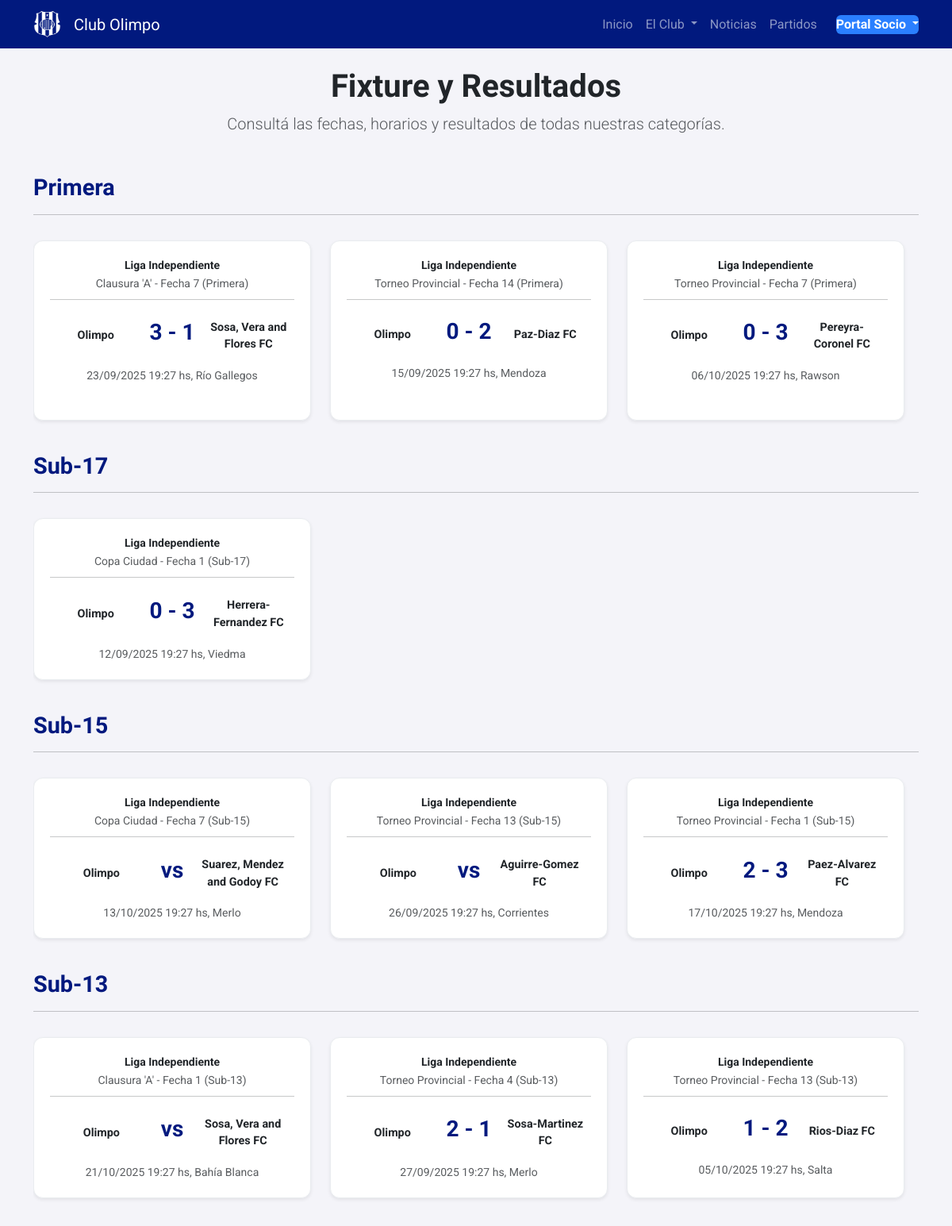
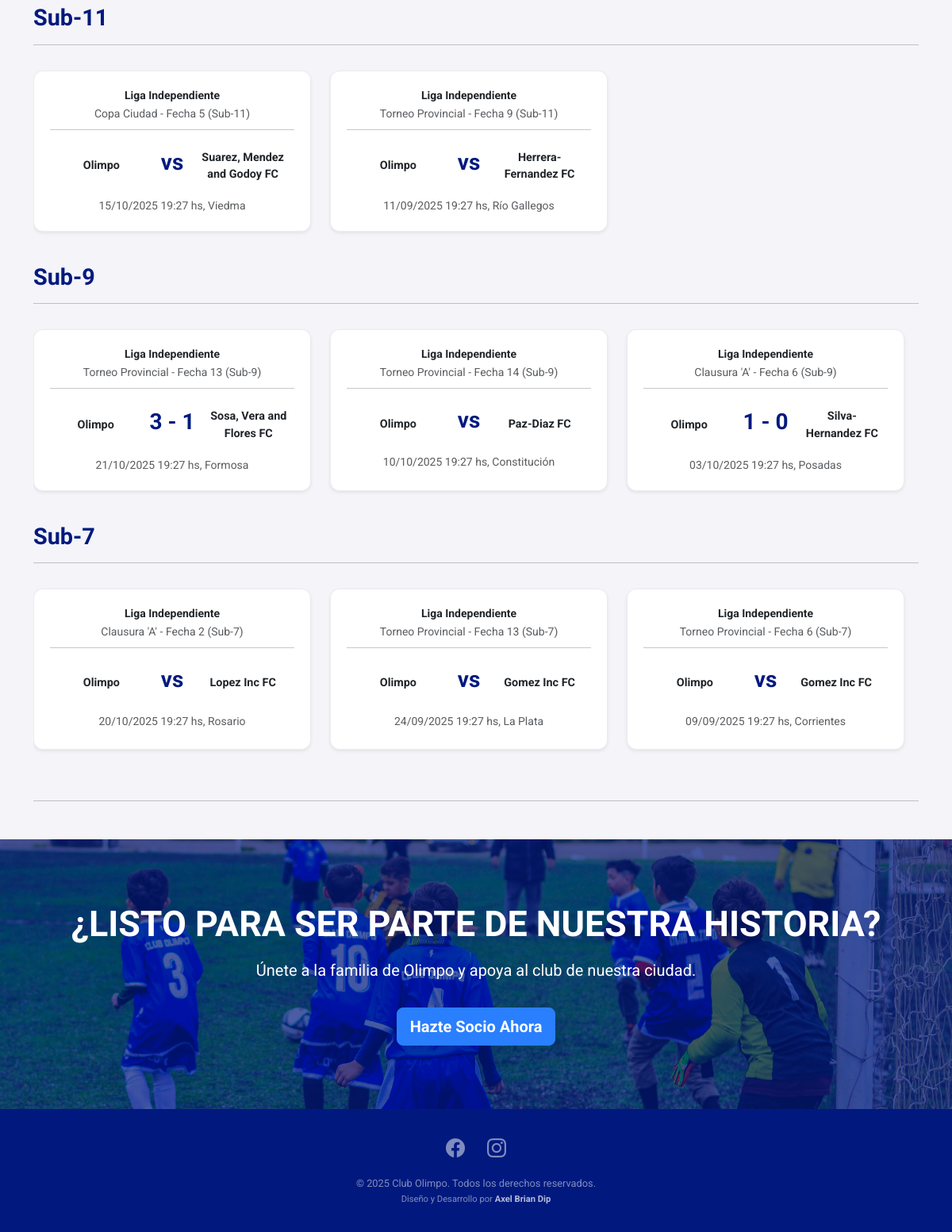
The page /fixtures/ on the database its author committed (2 pictures, top to bottom).
### members/models.py (models this page shows, shortened)
class Category(models.Model):
    name = models.CharField("Nombre", max_length=100, unique=True)
    order = models.PositiveIntegerField("Orden", default=0, help_text="Menor número aparece primero")
    class Meta:
        verbose_name = "Categoría"
        verbose_name_plural = "Categorías"
        ordering = ['order', 'name']

### fixtures/models.py (models this page shows, shortened)
class Fixture(models.Model):
    home_team = models.ForeignKey(Team, on_delete=models.CASCADE, related_name="home_fixtures", verbose_name="Equipo Local")
    away_team = models.ForeignKey(Team, on_delete=models.CASCADE, related_name="away_fixtures", verbose_name="Equipo Visitante")
    home_score = models.PositiveIntegerField("Goles Local", null=True, blank=True)
    away_score = models.PositiveIntegerField("Goles Visitante", null=True, blank=True)
    match_datetime = models.DateTimeField("Fecha y Hora del Partido", null=True, blank=True)
    venue = models.CharField("Estadio o Lugar", max_length=150, blank=True)
    league_name = models.CharField("Nombre de la Liga", max_length=150, blank=True)
    tournament_name = models.CharField("Nombre del Torneo", max_length=150, blank=True)
    stage = models.CharField("Etapa del Torneo", max_length=100, blank=True)
    category = models.ForeignKey(Category, on_delete=models.CASCADE, related_name="fixtures", verbose_name="Categoría del Club")
    display_order = models.PositiveIntegerField("Orden", default=0, help_text="Menor número aparece primero")
    is_featured = models.BooleanField(
        "Destacado en Inicio",
        default=False,
        help_text="Marcar para que este partido aparezca en la página de inicio."
    )
    class Meta:
        verbose_name = "Partido"
        verbose_name_plural = "Partidos"
        ordering = ['display_order', 'match_datetime']

class Team(models.Model):
    name = models.CharField("Nombre del Equipo", max_length=150, unique=True)
    shield_image = models.ImageField("Escudo", upload_to='team_shields/', blank=True, null=True)
    class Meta:
        verbose_name = "Equipo"
        verbose_name_plural = "Equipos"
        ordering = ['name']

### fixtures/views.py (the view)
# urls.py: path('', FixtureListView.as_view(), name='fixture_list'),
class FixtureListView(ListView):
    model = Fixture
    template_name = 'fixtures/fixture_list.html'
    def get_context_data(self, **kwargs):
        context = super().get_context_data(**kwargs)
        context['sponsors'] = Sponsor.objects.all()
        fixtures = Fixture.objects.order_by(
            'category__order',
            'category__name',
            'display_order',
            F('match_datetime').asc(nulls_last=True)
        )
        grouped_by_category = OrderedDict()
        for fixture in fixtures:
            category = fixture.category
            if category not in grouped_by_category:
                grouped_by_category[category] = []
            grouped_by_category[category].append(fixture)
        context['grouped_by_category'] = grouped_by_category
        return context

### fixtures/templatetags/custom_filters.py (called while the page is built)
@register.filter(name='venue_display')
def venue_display(fixture):
    if fixture.venue:
        return f", {fixture.venue}"
    if fixture.match_datetime.date() >= timezone.now().date():
        return ", Lugar a confirmar"
    return ""

### fixtures/templates/fixtures/fixture_list.html (shortened to what this page needs)
{% extends 'base.html' %}
{% load custom_filters %}
{% block content %}
<div class="text-center mb-5">
    <h1>Fixture y Resultados</h1>
    <p class="lead text-muted">Consultá las fechas, horarios y resultados de todas nuestras categorías.</p>
</div>
{% for category, fixtures_in_category in grouped_by_category.items %}
    <div class="category-group mb-4">
        <h2 class="category-title">{{ category.name }}</h2>
        <hr>
        <div class="horizontal-scroll-wrapper">
            {% for fixture in fixtures_in_category %}
                <div class="fixture-card-wrapper">
                    <div class="card fixture-card h-100 shadow-sm">
                        <div class="card-body d-flex flex-column">
                        <div class="row mb-2 align-items-center text-center">
                            <div class="col-12">
                                {% if fixture.league_name %}
                                    <strong class="d-block small">{{ fixture.league_name }}</strong>
                                {% endif %}
                                <small class="text-muted">
                                    {% if fixture.tournament_name %}{{ fixture.tournament_name }}{% endif %}
                                    {% if fixture.stage %}- {{ fixture.stage }}{% endif %}
                                    {% if fixture.category %} ({{ fixture.category.name }}){% endif %}
                                </small>
                            </div>
                        </div>
                            <hr class="mt-0 mb-3">
                            <div class="matchup-row">
                                <div class="team-display home-team">
                                    <span class="team-name fw-bold mt-2" title="{{ fixture.home_team.name }}">{{ fixture.home_team.name }}</span>
                                </div>
                                <div class="score-display">
                                    {% if fixture.home_score is not None %}
                                        {{ fixture.home_score }} - {{ fixture.away_score }}
                                    {% else %}
                                        vs
                                    {% endif %}
                                </div>
                                <div class="team-display away-team">
                                    <span class="team-name fw-bold mt-2" title="{{ fixture.away_team.name }}">{{ fixture.away_team.name }}</span>
                                </div>
                            </div>
                        <div class="row mt-3 text-center">
                            <div class="col-12 text-muted">
                                <small>
                                    {% if fixture.match_datetime %}
                                        {{ fixture.match_datetime|date:"d/m/Y H:i" }} hs{{ fixture|venue_display }}
                                    {% else %}
                                        Fecha y hora a definir
                                    {% endif %}
                                </small>
                            </div>
                        </div>
                        </div>
                    </div>
                </div>
            {% endfor %}
        </div>
    </div>
{% empty %}
    <p class="text-center">No hay partidos cargados para las próximas fechas.</p>
{% endfor %}
<hr class="my-5">
{% endblock %}

### static/css/_variables.css (style rules this page uses)
:root { --primary-color: #01197e; --accent-color: #2a7fff; --light-gray-bg: #f4f4f9; --dark-text-color: #212529; --medium-gray-color: #6c757d; --font-headings: 'Oswald', sans-serif; --font-body: 'Roboto', sans-serif; }

### static/css/_base.css (style rules this page uses)
body { font-family: var(--font-body); background-color: var(--light-gray-bg); color: var(--dark-text-color); }
h1, h2, h3, h4, h5, h6 { font-family: var(--font-headings); font-weight: 700; }

### static/css/_components.css (style rules this page uses)
.card { border-color: #dee2e6; }

### static/css/_fixtures.css (style rules this page uses)
.fixture-card { border-radius: 0.75rem; border: 1px solid #e9ecef; overflow: hidden; }
.fixture-card .card-body { padding: 1.25rem; }
.fixture-card .matchup-row { display: flex; align-items: center; justify-content: space-between; }
.fixture-card .matchup-row .team-display { flex: 1; display: flex; flex-direction: column; align-items: center; padding: 0 5px; }
.fixture-card .team-name { font-size: 0.9rem; min-height: 40px; display: flex; align-items: center; justify-content: center; text-align: center; }
.fixture-card .matchup-row .score-display { flex-shrink: 0; font-size: 1.75rem; font-weight: 700; color: var(--primary-color); white-space: nowrap; padding: 0 10px; }
.horizontal-scroll-wrapper { display: flex; flex-wrap: nowrap; overflow-x: auto; padding: 1rem 0; -webkit-overflow-scrolling: touch; scrollbar-width: thin; }
.horizontal-scroll-wrapper .fixture-card-wrapper { flex: 0 0 350px; margin-right: 1.5rem; }
.category-group .category-title { font-size: 1.8rem; color: var(--primary-color); }

### rows shown on the page
Category: name "Primera"
Fixture: league_name "Liga Independiente", tournament_name "Clausura 'A'", stage "Fecha 7", category.name "Primera", home_team.name "Olimpo", home_score "3", away_score "1", away_team.name "Sosa, Vera and Flores FC", match_datetime "23/09/2025 19:27", venue ", Río Gallegos"
Fixture: league_name "Liga Independiente", tournament_name "Torneo Provincial", stage "Fecha 14", category.name "Primera", home_team.name "Olimpo", home_score "0", away_score "2", away_team.name "Paz-Diaz FC", match_datetime "15/09/2025 19:27", venue ", Mendoza"
Fixture: league_name "Liga Independiente", tournament_name "Torneo Provincial", stage "Fecha 7", category.name "Primera", home_team.name "Olimpo", home_score "0", away_score "3", away_team.name "Pereyra-Coronel FC", match_datetime "06/10/2025 19:27", venue ", Rawson"
Category: name "Sub-17"
Fixture: league_name "Liga Independiente", tournament_name "Copa Ciudad", stage "Fecha 1", category.name "Sub-17", home_team.name "Olimpo", home_score "0", away_score "3", away_team.name "Herrera-Fernandez FC", match_datetime "12/09/2025 19:27", venue ", Viedma"
Category: name "Sub-15"
Fixture: league_name "Liga Independiente", tournament_name "Copa Ciudad", stage "Fecha 7", category.name "Sub-15", home_team.name "Olimpo", shows "vs", away_team.name "Suarez, Mendez and Godoy FC", match_datetime "13/10/2025 19:27", venue ", Merlo"
Fixture: league_name "Liga Independiente", tournament_name "Torneo Provincial", stage "Fecha 13", category.name "Sub-15", home_team.name "Olimpo", shows "vs", away_team.name "Aguirre-Gomez FC", match_datetime "26/09/2025 19:27", venue ", Corrientes"
Fixture: league_name "Liga Independiente", tournament_name "Torneo Provincial", stage "Fecha 1", category.name "Sub-15", home_team.name "Olimpo", home_score "2", away_score "3", away_team.name "Paez-Alvarez FC", match_datetime "17/10/2025 19:27", venue ", Mendoza"
Category: name "Sub-13"
Fixture: league_name "Liga Independiente", tournament_name "Clausura 'A'", stage "Fecha 1", category.name "Sub-13", home_team.name "Olimpo", shows "vs", away_team.name "Sosa, Vera and Flores FC", match_datetime "21/10/2025 19:27", venue ", Bahía Blanca"
Fixture: league_name "Liga Independiente", tournament_name "Torneo Provincial", stage "Fecha 4", category.name "Sub-13", home_team.name "Olimpo", home_score "2", away_score "1", away_team.name "Sosa-Martinez FC", match_datetime "27/09/2025 19:27", venue ", Merlo"
Fixture: league_name "Liga Independiente", tournament_name "Torneo Provincial", stage "Fecha 13", category.name "Sub-13", home_team.name "Olimpo", home_score "1", away_score "2", away_team.name "Rios-Diaz FC", match_datetime "05/10/2025 19:27", venue ", Salta"
Category: name "Sub-11"
Fixture: league_name "Liga Independiente", tournament_name "Copa Ciudad", stage "Fecha 5", category.name "Sub-11", home_team.name "Olimpo", shows "vs", away_team.name "Suarez, Mendez and Godoy FC", match_datetime "15/10/2025 19:27", venue ", Viedma"
Fixture: league_name "Liga Independiente", tournament_name "Torneo Provincial", stage "Fecha 9", category.name "Sub-11", home_team.name "Olimpo", shows "vs", away_team.name "Herrera-Fernandez FC", match_datetime "11/09/2025 19:27", venue ", Río Gallegos"
Category: name "Sub-9"
Fixture: league_name "Liga Independiente", tournament_name "Torneo Provincial", stage "Fecha 13", category.name "Sub-9", home_team.name "Olimpo", home_score "3", away_score "1", away_team.name "Sosa, Vera and Flores FC", match_datetime "21/10/2025 19:27", venue ", Formosa"
Fixture: league_name "Liga Independiente", tournament_name "Torneo Provincial", stage "Fecha 14", category.name "Sub-9", home_team.name "Olimpo", shows "vs", away_team.name "Paz-Diaz FC", match_datetime "10/10/2025 19:27", venue ", Constitución"
Fixture: league_name "Liga Independiente", tournament_name "Clausura 'A'", stage "Fecha 6", category.name "Sub-9", home_team.name "Olimpo", home_score "1", away_score "0", away_team.name "Silva-Hernandez FC", match_datetime "03/10/2025 19:27", venue ", Posadas"
Category: name "Sub-7"
Fixture: league_name "Liga Independiente", tournament_name "Clausura 'A'", stage "Fecha 2", category.name "Sub-7", home_team.name "Olimpo", shows "vs", away_team.name "Lopez Inc FC", match_datetime "20/10/2025 19:27", venue ", Rosario"
Fixture: league_name "Liga Independiente", tournament_name "Torneo Provincial", stage "Fecha 13", category.name "Sub-7", home_team.name "Olimpo", shows "vs", away_team.name "Gomez Inc FC", match_datetime "24/09/2025 19:27", venue ", La Plata"
Fixture: league_name "Liga Independiente", tournament_name "Torneo Provincial", stage "Fecha 6", category.name "Sub-7", home_team.name "Olimpo", shows "vs", away_team.name "Gomez Inc FC", match_datetime "09/09/2025 19:27", venue ", Corrientes"
